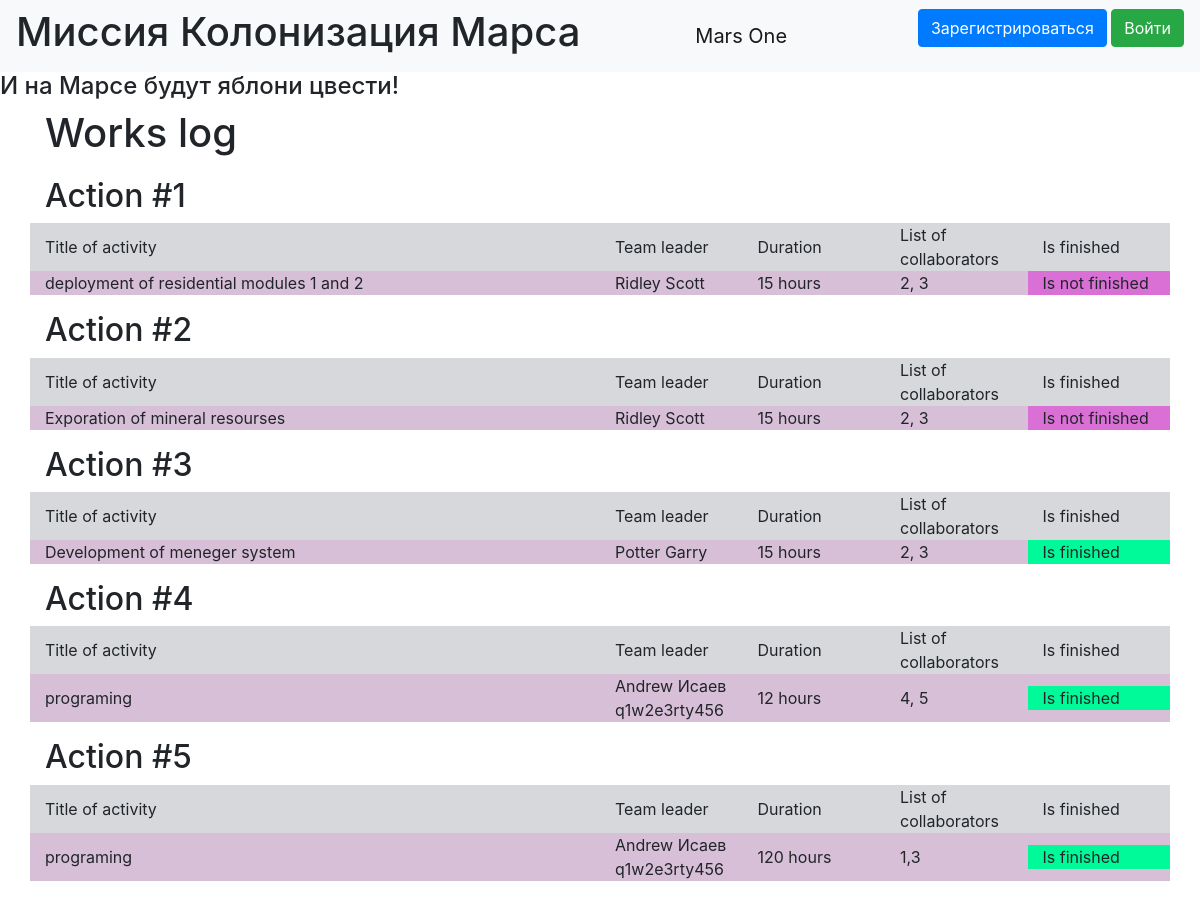
Before: / with the older database file.
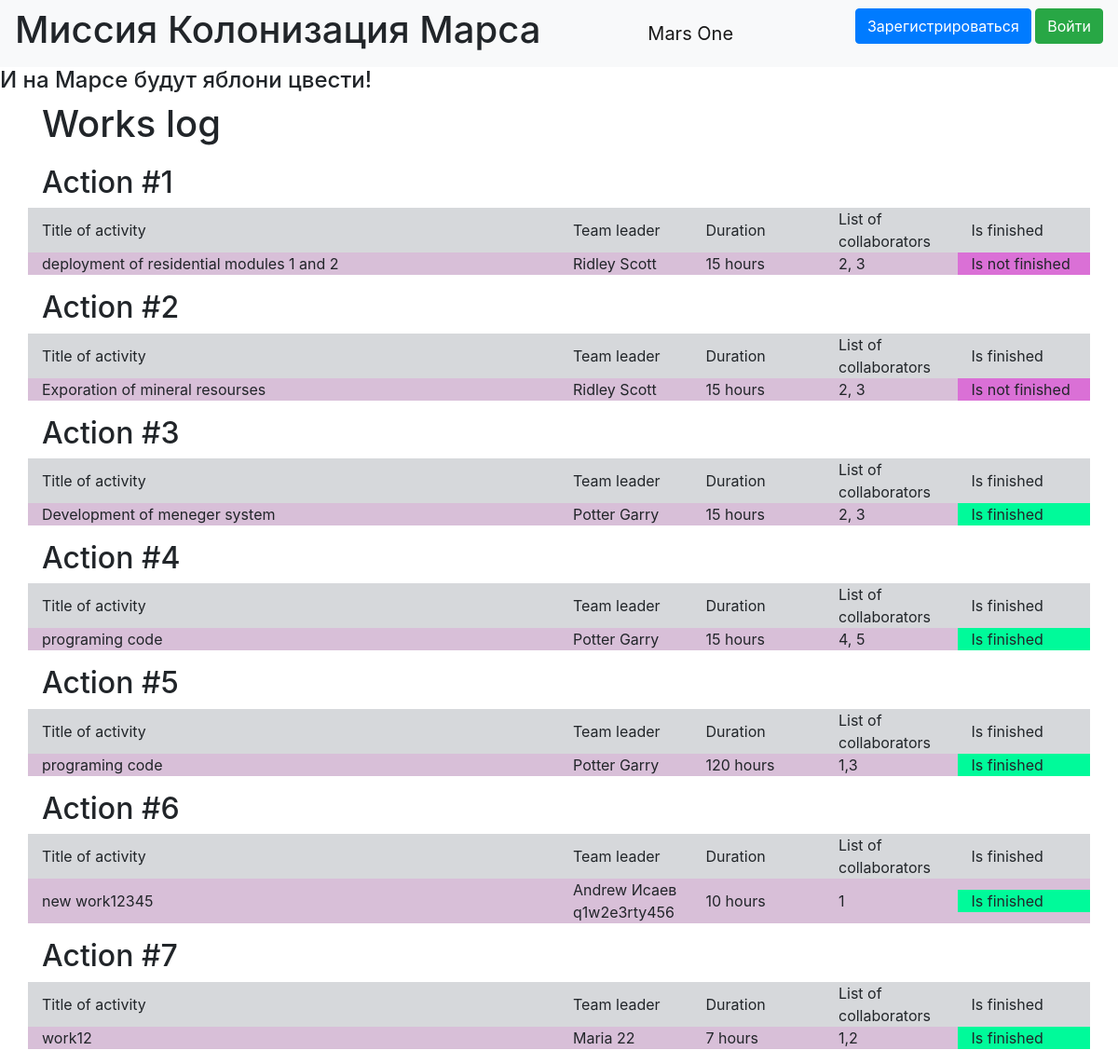
After: the same page with the newer database file.
### data/jobs.py (models this page shows)
class Jobs(SqlAlchemyBase):
    __tablename__ = "jobs"
    id = sqlalchemy.Column(sqlalchemy.Integer, primary_key=True, autoincrement=True)
    team_leader = sqlalchemy.Column(sqlalchemy.Integer, sqlalchemy.ForeignKey("users.id"))
    job = sqlalchemy.Column(sqlalchemy.String)
    work_size = sqlalchemy.Column(sqlalchemy.Integer)
    collaborators = sqlalchemy.Column(sqlalchemy.String)
    start_date = sqlalchemy.Column(sqlalchemy.DateTime)
    end_date = sqlalchemy.Column(sqlalchemy.DateTime)
    is_finished = sqlalchemy.Column(sqlalchemy.Boolean)
    user = orm.relation('User')

### data/users.py (models this page shows, shortened)
class User(SqlAlchemyBase, UserMixin):
    __tablename__ = 'users'
    id = sqlalchemy.Column(sqlalchemy.Integer,
                           primary_key=True, autoincrement=True)
    surname = sqlalchemy.Column(sqlalchemy.String, nullable=True)
    name = sqlalchemy.Column(sqlalchemy.String, nullable=True)
    age = sqlalchemy.Column(sqlalchemy.Integer, nullable=True)
    position = sqlalchemy.Column(sqlalchemy.String, nullable=True)
    speciality = sqlalchemy.Column(sqlalchemy.String, nullable=True)
    address = sqlalchemy.Column(sqlalchemy.String, nullable=True)
    email = sqlalchemy.Column(sqlalchemy.String,
                              index=True, unique=True, nullable=True)
    hashed_password = sqlalchemy.Column(sqlalchemy.String, nullable=True)
    modified_date = sqlalchemy.Column(sqlalchemy.DateTime,
                                      default=datetime.datetime.now)
    jobs = orm.relation("Jobs", back_populates='user')

### main.py (the view)
@app.route('/')
def main():
    db_sess = db_session.create_session()
    jobs = db_sess.query(Jobs).all()
    print(jobs)
    us = db_sess.query(User).all()
    print(us)
    return render_template("works.html", jobs=jobs, user=us)

### data/db_session.py (called while the page is built)
def create_session() -> Session:
    global __factory
    return __factory()

### templates/works.html (shortened to what this page needs)
{% extends "base.html" %}
{% block content %}
<h1 xmlns="http://www.w3.org/1999/html">Works log</h1>
<div class="item">
{% for item in jobs%}
<h2>Action #{{item.id}}</h2>
    <div class="table">
    <div class="row table-secondary align-items-center">
                <div class="col-6">
                Title of activity
                </div>
                <div class="col">
                Team leader
            </div>
            <div class="col">
                Duration
            </div>
                        <div class="col">
                List of collaborators
            </div>
         <div class="col">
                Is finished
            </div>
    </div>
<div class="row table-secondary align-items-center purple">
    <div class="col-6">
        {{item.job}}
    </div>
    <div class="col">
        {{user[item.team_leader-1].name}}
        {{user[item.team_leader-1].surname}}
    </div>
    <div class="col">
        {{item.work_size}} hours
    </div>
    <div class="col">
        {{item.collaborators}}
    </div>
    {%if item.is_finished %}
    <div class="col not-purple-1">
        Is finished
    </div>
    {%else%}
    <div class="col not-purple">
        Is not finished
    </div>
    {%endif%}
</div>
    </div>
{% endfor %}
</div>
{% endblock %}

### templates/base.html (shortened to what this page needs)
<!DOCTYPE html>
<html lang="en">
<head>
    <link rel="stylesheet"
          href="https://stackpath.bootstrapcdn.com/bootstrap/4.4.1/css/bootstrap.min.css"
>
    <link rel="stylesheet" style="text/css" href="../static/css/style.css">
    </head>
<body>
<header>
    <nav class="navbar navbar-light bg-light">
        <h1>Миссия Колонизация Марса</h1>
        <a class="navbar-brand" href="#">Mars One</a>
        {% if current_user.is_authenticated %}
    <a class="navbar-brand" href="/logout">{{ current_user.name }}</a>
{% else %}
    <p>
        <a class="btn btn-primary " href="/register">Зарегистрироваться</a>
        <a class="btn btn-success" href="/login">Войти</a>
    </p>
{% endif %}
    </nav>
</header>
<h4>И на Марсе будут яблони цвести!</h4>
    <main role="main" class="container">
        {% block content %}{% endblock %}
    </main>
</body>
</html>

### static/css/style.css (style rules this page uses)
.item { margin-top: 10px; padding-top: 10px; $table-cell-padding-y: .5rem; }
.purple { background-color:#D8BFD8; }
.not-purple { background-color: #DA70D6; }
.not-purple-1 { background-color: #00FA9A; }

Changed rows visible on the page:
changed Jobs id 4: job "programing" → "programing code"; team_leader.name "Andrew Исаев" → "Potter"; team_leader.surname "q1w2e3rty456" → "Garry"; work_size "12" → "15"
changed Jobs id 5: job "programing" → "programing code"; team_leader.name "Andrew Исаев" → "Potter"; team_leader.surname "q1w2e3rty456" → "Garry"
added Jobs: id "6", job "new work12345", team_leader.name "Andrew Исаев", team_leader.surname "q1w2e3rty456", work_size "10", collaborators "1", is_finished "Is finished"
added Jobs: id "7", job "work12", team_leader.name "Maria", team_leader.surname "22", work_size "7", collaborators "1,2", is_finished "Is finished"
